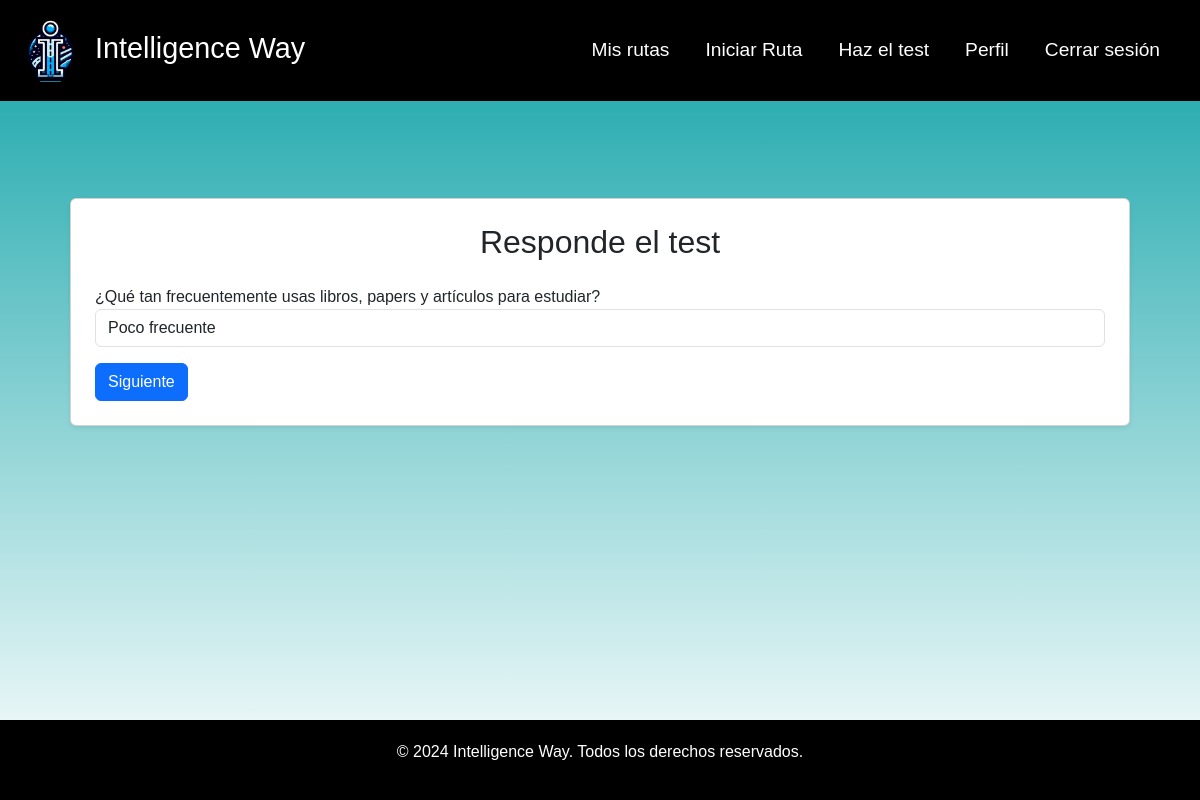
Before: /preferences/update/ (signed in) with the older database file.
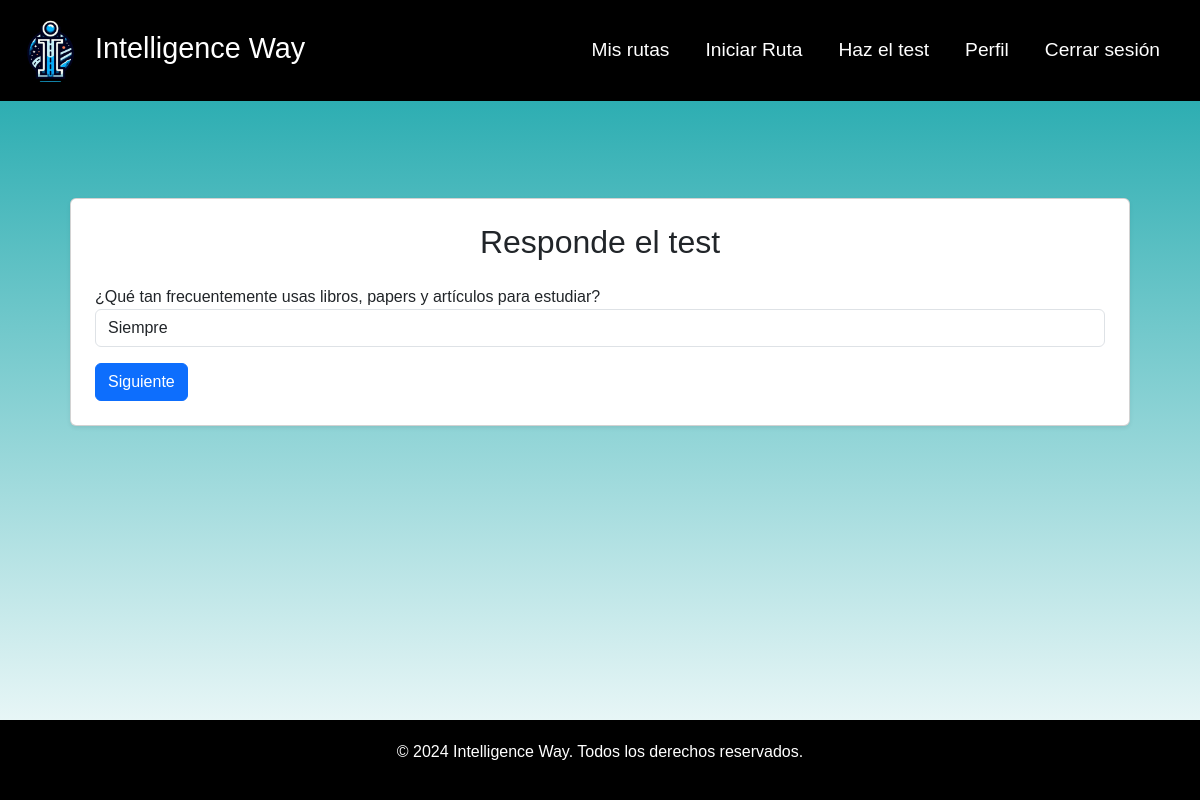
After: the same page with the newer database file.
### preferences/models.py (models this page shows, shortened)
class ModeloAprendizajeUsuario(models.Model):
    usuario = models.ForeignKey(User, on_delete=models.CASCADE)
    q1 = models.IntegerField(null=True, validators=[MinValueValidator(1), MaxValueValidator(5)])
    q2 = models.IntegerField(null=True, validators=[MinValueValidator(1), MaxValueValidator(5)])
    q3 = models.IntegerField(null=True, validators=[MinValueValidator(1), MaxValueValidator(5)])
    q4 = models.IntegerField(null=True, validators=[MinValueValidator(1), MaxValueValidator(5)])
    q5 = models.IntegerField(null=True, validators=[MinValueValidator(1), MaxValueValidator(5)])
    q6 = models.IntegerField(null=True, validators=[MinValueValidator(1), MaxValueValidator(5)])
    q7 = models.IntegerField(null=True, validators=[MinValueValidator(1), MaxValueValidator(5)])
    q8 = models.IntegerField(null=True, validators=[MinValueValidator(1), MaxValueValidator(5)])
    created_at = models.DateTimeField(auto_now_add=True)
    update_at= models.DateTimeField(auto_now=True)

### preferences/views.py (the view)
# urls.py: path('update/', views.FormularioView.as_view(), name="preferencia_update"),
class FormularioView(LoginRequiredMixin, UpdateView):
    model = ModeloAprendizajeUsuario
    form_class = AprendizajeForm
    template_name = 'test.html'
    success_url = reverse_lazy('calculo_preferencias')
    def get_object(self):
        return ModeloAprendizajeUsuario.objects.get(usuario=self.request.user)

### preferences/templates/test.html (shortened to what this page needs)
{% extends 'base.html' %}
{% block content %}
<div class="container mt-5">
	<div class="card shadow-sm p-4">
		<h2 class="mb-4 text-center">Responde el test</h2>
        <form method="post" id="questionForm">
            <div class="question" id="question-1">
                {{ form.q1.label_tag }} <br>
                {{ form.q1 }}
            </div>
            <div class="d-flex justify-content-between mt-3">
                <button type="button" id="nextBtn" class="btn btn-primary" onclick="showNextQuestion()">Siguiente</button>
            </div>
        </form>
    </div>
</div>
{% endblock %}

Changed rows visible on the page:
changed ModeloAprendizajeUsuario: q1 "Poco frecuente" → "Siempre"
